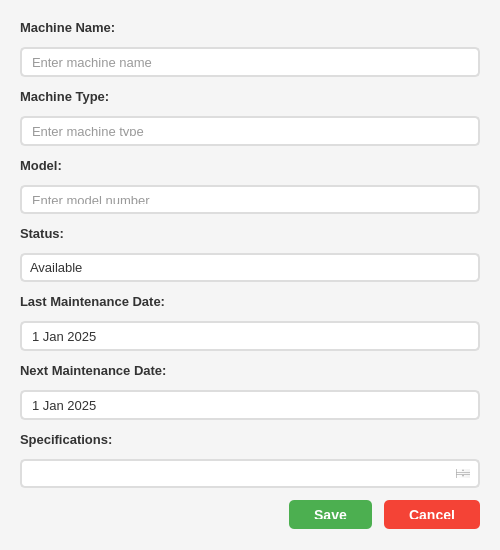
<?xml version="1.0" encoding="UTF-8"?>
<ui version="4.0">
 <class>MachineDialog</class>
 <widget class="QDialog" name="MachineDialog">
  <property name="geometry">
   <rect>
    <x>0</x>
    <y>0</y>
    <width>500</width>
    <height>550</height>
   </rect>
  </property>
  <property name="minimumSize">
   <size>
    <width>500</width>
    <height>550</height>
   </size>
  </property>
  <property name="maximumSize">
   <size>
    <width>500</width>
    <height>550</height>
   </size>
  </property>
  <property name="windowTitle">
   <string>Machine Details</string>
  </property>
  <property name="styleSheet">
   <string notr="true">QDialog {
    background-color: #f5f5f5;
}

QLabel {
    font-size: 13px;
    color: #333;
    font-weight: bold;
}

QLineEdit, QTextEdit, QSpinBox, QDoubleSpinBox {
    padding: 8px;
    border: 2px solid #ddd;
    border-radius: 5px;
    font-size: 13px;
    background-color: white;
    color: #333;
}

QLineEdit:focus, QTextEdit:focus, QSpinBox:focus, QDoubleSpinBox:focus {
    border: 2px solid #2196F3;
}

QComboBox {
    padding: 8px;
    border: 2px solid #ddd;
    border-radius: 5px;
    font-size: 13px;
    background-color: white;
    color: #333;
}

QComboBox:focus {
    border: 2px solid #2196F3;
}

QComboBox::drop-down {
    border: none;
    width: 30px;
}

QComboBox::down-arrow {
    image: none;
    border-left: 5px solid transparent;
    border-right: 5px solid transparent;
    border-top: 5px solid #333;
    margin-right: 10px;
}

QComboBox QAbstractItemView {
    background-color: white;
    color: #333;
    selection-background-color: #2196F3;
    selection-color: white;
    border: 1px solid #ddd;
}

QDateEdit, QDateTimeEdit {
    padding: 8px;
    border: 2px solid #ddd;
    border-radius: 5px;
    font-size: 13px;
    background-color: white;
    color: #333;
}

QDateEdit:focus, QDateTimeEdit:focus {
    border: 2px solid #2196F3;
}

QDateEdit::drop-down, QDateTimeEdit::drop-down {
    border: none;
    width: 30px;
}

QDateEdit::down-arrow, QDateTimeEdit::down-arrow {
    image: none;
    border-left: 5px solid transparent;
    border-right: 5px solid transparent;
    border-top: 5px solid #333;
    margin-right: 10px;
}

QDateEdit QAbstractItemView, QDateTimeEdit QAbstractItemView {
    background-color: white;
    color: #333;
    selection-background-color: #2196F3;
    selection-color: white;
}

QCheckBox {
    font-size: 13px;
    color: #333;
    spacing: 8px;
}

QCheckBox::indicator {
    width: 20px;
    height: 20px;
    border: 2px solid #ddd;
    border-radius: 3px;
    background-color: white;
}

QCheckBox::indicator:checked {
    background-color: #2196F3;
    border-color: #2196F3;
    image: none;
}

QCheckBox::indicator:checked:after {
    content: "✓";
    color: white;
    font-size: 16px;
    font-weight: bold;
}

QPushButton#btnSave {
    background-color: #4CAF50;
    color: white;
    padding: 10px 25px;
    border: none;
    border-radius: 5px;
    font-size: 14px;
    font-weight: bold;
}

QPushButton#btnSave:hover {
    background-color: #45a049;
}

QPushButton#btnCancel {
    background-color: #f44336;
    color: white;
    padding: 10px 25px;
    border: none;
    border-radius: 5px;
    font-size: 14px;
    font-weight: bold;
}

QPushButton#btnCancel:hover {
    background-color: #da190b;
}</string>
  </property>
  <layout class="QVBoxLayout" name="verticalLayout">
   <property name="spacing">
    <number>12</number>
   </property>
   <property name="leftMargin">
    <number>20</number>
   </property>
   <property name="topMargin">
    <number>20</number>
   </property>
   <property name="rightMargin">
    <number>20</number>
   </property>
   <property name="bottomMargin">
    <number>20</number>
   </property>
   <item>
    <widget class="QLabel" name="label">
     <property name="text">
      <string>Machine Name:</string>
     </property>
    </widget>
   </item>
   <item>
    <widget class="QLineEdit" name="txtMachineName">
     <property name="placeholderText">
      <string>Enter machine name</string>
     </property>
    </widget>
   </item>
   <item>
    <widget class="QLabel" name="label_2">
     <property name="text">
      <string>Machine Type:</string>
     </property>
    </widget>
   </item>
   <item>
    <widget class="QLineEdit" name="txtMachineType">
     <property name="placeholderText">
      <string>Enter machine type</string>
     </property>
    </widget>
   </item>
   <item>
    <widget class="QLabel" name="label_3">
     <property name="text">
      <string>Model:</string>
     </property>
    </widget>
   </item>
   <item>
    <widget class="QLineEdit" name="txtModel">
     <property name="placeholderText">
      <string>Enter model number</string>
     </property>
    </widget>
   </item>
   <item>
    <widget class="QLabel" name="label_4">
     <property name="text">
      <string>Status:</string>
     </property>
    </widget>
   </item>
   <item>
    <widget class="QComboBox" name="cmbStatus">
     <item>
      <property name="text">
       <string>Available</string>
      </property>
     </item>
     <item>
      <property name="text">
       <string>In Use</string>
      </property>
     </item>
     <item>
      <property name="text">
       <string>Maintenance</string>
      </property>
     </item>
     <item>
      <property name="text">
       <string>Out of Service</string>
      </property>
     </item>
    </widget>
   </item>
   <item>
    <widget class="QLabel" name="label_5">
     <property name="text">
      <string>Last Maintenance Date:</string>
     </property>
    </widget>
   </item>
   <item>
    <widget class="QDateEdit" name="dateLastMaintenance">
     <property name="calendarPopup">
      <bool>true</bool>
     </property>
     <property name="date">
      <date>
       <year>2025</year>
       <month>1</month>
       <day>1</day>
      </date>
     </property>
    </widget>
   </item>
   <item>
    <widget class="QLabel" name="label_6">
     <property name="text">
      <string>Next Maintenance Date:</string>
     </property>
    </widget>
   </item>
   <item>
    <widget class="QDateEdit" name="dateNextMaintenance">
     <property name="calendarPopup">
      <bool>true</bool>
     </property>
     <property name="date">
      <date>
       <year>2025</year>
       <month>1</month>
       <day>1</day>
      </date>
     </property>
    </widget>
   </item>
   <item>
    <widget class="QLabel" name="label_7">
     <property name="text">
      <string>Specifications:</string>
     </property>
    </widget>
   </item>
   <item>
    <widget class="QTextEdit" name="txtSpecifications">
     <property name="maximumSize">
      <size>
       <width>16777215</width>
       <height>100</height>
      </size>
     </property>
     <property name="placeholderText">
      <string>Enter machine specifications</string>
     </property>
    </widget>
   </item>
   <item>
    <spacer name="verticalSpacer">
     <property name="orientation">
      <enum>Qt::Vertical</enum>
     </property>
     <property name="sizeHint" stdset="0">
      <size>
       <width>20</width>
       <height>40</height>
      </size>
     </property>
    </spacer>
   </item>
   <item>
    <layout class="QHBoxLayout" name="horizontalLayout">
     <item>
      <spacer name="horizontalSpacer">
       <property name="orientation">
        <enum>Qt::Horizontal</enum>
       </property>
       <property name="sizeHint" stdset="0">
        <size>
         <width>40</width>
         <height>20</height>
        </size>
       </property>
      </spacer>
     </item>
     <item>
      <widget class="QPushButton" name="btnSave">
       <property name="text">
        <string>Save</string>
       </property>
      </widget>
     </item>
     <item>
      <widget class="QPushButton" name="btnCancel">
       <property name="text">
        <string>Cancel</string>
       </property>
      </widget>
     </item>
    </layout>
   </item>
  </layout>
 </widget>
 <resources/>
 <connections/>
</ui>
